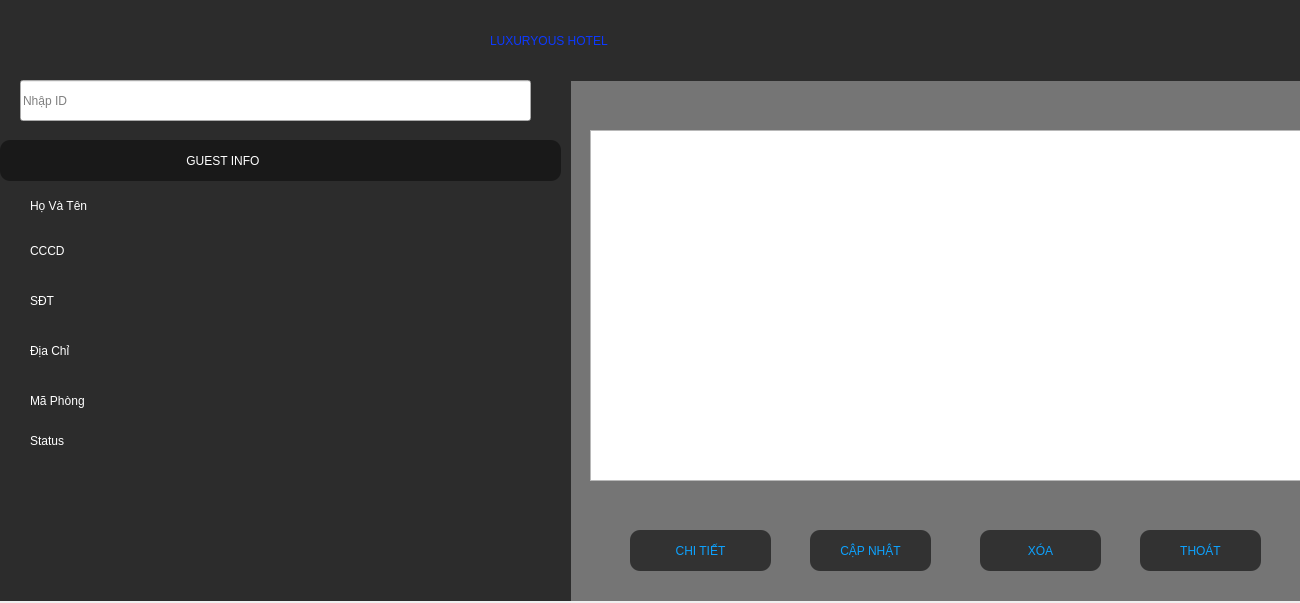
<?xml version="1.0" encoding="UTF-8"?>
<ui version="4.0">
 <class>listguest</class>
 <widget class="QDialog" name="listguest">
  <property name="geometry">
   <rect>
    <x>0</x>
    <y>0</y>
    <width>1300</width>
    <height>603</height>
   </rect>
  </property>
  <property name="minimumSize">
   <size>
    <width>1300</width>
    <height>603</height>
   </size>
  </property>
  <property name="maximumSize">
   <size>
    <width>1300</width>
    <height>603</height>
   </size>
  </property>
  <property name="windowTitle">
   <string>Dialog</string>
  </property>
  <property name="styleSheet">
   <string notr="true"/>
  </property>
  <widget class="QPushButton" name="remove">
   <property name="geometry">
    <rect>
     <x>980</x>
     <y>530</y>
     <width>121</width>
     <height>41</height>
    </rect>
   </property>
   <property name="styleSheet">
    <string notr="true">
QPushButton{
	background-color: rgb(50, 50, 50);
	color: rgb(12, 162, 255);
font: 900 10pt &quot;Segoe UI&quot;;
border-radius:10px;
}
QPushButton:hover{
	background-color: rgb(255, 255, 255);
	color: rgb(34, 34, 34);
font: 900 10pt &quot;Segoe UI&quot;;
border-radius:10px;
}
QPushButton:pressed{
   
	background-color: rgb(37, 95, 255);
}</string>
   </property>
   <property name="text">
    <string>XÓA</string>
   </property>
  </widget>
  <widget class="QPushButton" name="exit">
   <property name="geometry">
    <rect>
     <x>1140</x>
     <y>530</y>
     <width>121</width>
     <height>41</height>
    </rect>
   </property>
   <property name="styleSheet">
    <string notr="true">
QPushButton{
	background-color: rgb(50, 50, 50);
	color: rgb(12, 162, 255);
font: 900 10pt &quot;Segoe UI&quot;;
border-radius:10px;
}
QPushButton:hover{
	background-color: rgb(255, 255, 255);
	color: rgb(34, 34, 34);
font: 900 10pt &quot;Segoe UI&quot;;
border-radius:10px;
}
QPushButton:pressed{
   
	background-color: rgb(37, 95, 255);
}</string>
   </property>
   <property name="text">
    <string>THOÁT</string>
   </property>
  </widget>
  <widget class="QLabel" name="label_2">
   <property name="geometry">
    <rect>
     <x>490</x>
     <y>10</y>
     <width>361</width>
     <height>61</height>
    </rect>
   </property>
   <property name="styleSheet">
    <string notr="true">
font: 700 italic 28pt &quot;Roman&quot;;

color: rgb(12, 57, 255);</string>
   </property>
   <property name="text">
    <string>LUXURYOUS HOTEL</string>
   </property>
  </widget>
  <widget class="QPushButton" name="save">
   <property name="geometry">
    <rect>
     <x>490</x>
     <y>80</y>
     <width>41</width>
     <height>41</height>
    </rect>
   </property>
   <property name="styleSheet">
    <string notr="true">QPushButton{
border-image: url(:/New folder/search.png);
border-radius:10px;
}
QPushButton:hover{
	
	background-color: rgb(175, 175, 175);

}
QPushButton:pressed{
   
	background-color: rgb(37, 95, 255);
}
</string>
   </property>
   <property name="text">
    <string/>
   </property>
  </widget>
  <widget class="QPushButton" name="load">
   <property name="geometry">
    <rect>
     <x>630</x>
     <y>530</y>
     <width>141</width>
     <height>41</height>
    </rect>
   </property>
   <property name="styleSheet">
    <string notr="true">
QPushButton{
	background-color: rgb(50, 50, 50);
	color: rgb(12, 162, 255);
font: 900 10pt &quot;Segoe UI&quot;;
border-radius:10px;
}
QPushButton:hover{
	background-color: rgb(255, 255, 255);
	color: rgb(34, 34, 34);
font: 900 10pt &quot;Segoe UI&quot;;
border-radius:10px;
}
QPushButton:pressed{
   
	background-color: rgb(37, 95, 255);
}</string>
   </property>
   <property name="text">
    <string>CHI TIẾT</string>
   </property>
  </widget>
  <widget class="QTableView" name="tableView">
   <property name="geometry">
    <rect>
     <x>590</x>
     <y>130</y>
     <width>711</width>
     <height>351</height>
    </rect>
   </property>
   <property name="styleSheet">
    <string notr="true">font: 12pt &quot;Segoe UI&quot;;</string>
   </property>
  </widget>
  <widget class="QWidget" name="layoutWidget">
   <property name="geometry">
    <rect>
     <x>140</x>
     <y>180</y>
     <width>281</width>
     <height>301</height>
    </rect>
   </property>
   <layout class="QVBoxLayout" name="verticalLayout">
    <item>
     <widget class="QLineEdit" name="ename">
      <property name="styleSheet">
       <string notr="true">color: rgb(255, 255, 255);
background-color: qlineargradient(spread:pad, x1:0, y1:0.02, x2:1, y2:0.97, stop:1 rgba(0, 0, 0, 0));
font: 700 12pt &quot;Segoe UI&quot;;
border:none;</string>
      </property>
     </widget>
    </item>
    <item>
     <widget class="QLineEdit" name="eccd">
      <property name="styleSheet">
       <string notr="true">color: rgb(255, 255, 255);
background-color: qlineargradient(spread:pad, x1:0, y1:0.02, x2:1, y2:0.97, stop:1 rgba(0, 0, 0, 0));
font: 700 12pt &quot;Segoe UI&quot;;
border:none;</string>
      </property>
     </widget>
    </item>
    <item>
     <widget class="QLineEdit" name="ephone">
      <property name="styleSheet">
       <string notr="true">color: rgb(255, 255, 255);
background-color: qlineargradient(spread:pad, x1:0, y1:0.02, x2:1, y2:0.97, stop:1 rgba(0, 0, 0, 0));
font: 700 12pt &quot;Segoe UI&quot;;
border:none;</string>
      </property>
     </widget>
    </item>
    <item>
     <widget class="QLineEdit" name="eaddress">
      <property name="styleSheet">
       <string notr="true">color: rgb(255, 255, 255);
background-color: qlineargradient(spread:pad, x1:0, y1:0.02, x2:1, y2:0.97, stop:1 rgba(0, 0, 0, 0));
font: 700 12pt &quot;Segoe UI&quot;;
border:none;</string>
      </property>
     </widget>
    </item>
    <item>
     <widget class="QLineEdit" name="eroom">
      <property name="styleSheet">
       <string notr="true">color: rgb(255, 255, 255);
background-color: qlineargradient(spread:pad, x1:0, y1:0.02, x2:1, y2:0.97, stop:1 rgba(0, 0, 0, 0));
font: 700 12pt &quot;Segoe UI&quot;;
border:none;</string>
      </property>
     </widget>
    </item>
    <item>
     <widget class="QLineEdit" name="esta">
      <property name="styleSheet">
       <string notr="true">color: rgb(255, 255, 255);
background-color: qlineargradient(spread:pad, x1:0, y1:0.02, x2:1, y2:0.97, stop:1 rgba(0, 0, 0, 0));
font: 700 12pt &quot;Segoe UI&quot;;
border:none;</string>
      </property>
     </widget>
    </item>
   </layout>
  </widget>
  <widget class="QLineEdit" name="index">
   <property name="geometry">
    <rect>
     <x>20</x>
     <y>80</y>
     <width>511</width>
     <height>41</height>
    </rect>
   </property>
   <property name="styleSheet">
    <string notr="true">font: 12pt &quot;Segoe UI&quot;;</string>
   </property>
   <property name="placeholderText">
    <string>Nhập ID </string>
   </property>
  </widget>
  <widget class="QLabel" name="label_3">
   <property name="geometry">
    <rect>
     <x>30</x>
     <y>190</y>
     <width>101</width>
     <height>31</height>
    </rect>
   </property>
   <property name="styleSheet">
    <string notr="true">color: rgb(255, 255, 255);
font: 700 12pt &quot;Segoe UI&quot;;</string>
   </property>
   <property name="text">
    <string>Họ Và Tên</string>
   </property>
  </widget>
  <widget class="QLabel" name="label_4">
   <property name="geometry">
    <rect>
     <x>30</x>
     <y>240</y>
     <width>63</width>
     <height>22</height>
    </rect>
   </property>
   <property name="styleSheet">
    <string notr="true">color: rgb(255, 255, 255);
font: 700 12pt &quot;Segoe UI&quot;;</string>
   </property>
   <property name="text">
    <string>CCCD</string>
   </property>
  </widget>
  <widget class="QLabel" name="label_5">
   <property name="geometry">
    <rect>
     <x>30</x>
     <y>290</y>
     <width>63</width>
     <height>22</height>
    </rect>
   </property>
   <property name="styleSheet">
    <string notr="true">color: rgb(255, 255, 255);
font: 700 12pt &quot;Segoe UI&quot;;</string>
   </property>
   <property name="text">
    <string>SĐT</string>
   </property>
  </widget>
  <widget class="QLabel" name="label_6">
   <property name="geometry">
    <rect>
     <x>30</x>
     <y>340</y>
     <width>81</width>
     <height>22</height>
    </rect>
   </property>
   <property name="styleSheet">
    <string notr="true">color: rgb(255, 255, 255);
font: 700 12pt &quot;Segoe UI&quot;;</string>
   </property>
   <property name="text">
    <string>Địa Chỉ</string>
   </property>
  </widget>
  <widget class="QLabel" name="label_7">
   <property name="geometry">
    <rect>
     <x>30</x>
     <y>390</y>
     <width>101</width>
     <height>22</height>
    </rect>
   </property>
   <property name="styleSheet">
    <string notr="true">color: rgb(255, 255, 255);
font: 700 12pt &quot;Segoe UI&quot;;</string>
   </property>
   <property name="text">
    <string>Mã Phòng</string>
   </property>
  </widget>
  <widget class="QLabel" name="label_8">
   <property name="geometry">
    <rect>
     <x>30</x>
     <y>430</y>
     <width>63</width>
     <height>22</height>
    </rect>
   </property>
   <property name="styleSheet">
    <string notr="true">color: rgb(255, 255, 255);
font: 700 12pt &quot;Segoe UI&quot;;</string>
   </property>
   <property name="text">
    <string>Status</string>
   </property>
  </widget>
  <widget class="QPushButton" name="update">
   <property name="geometry">
    <rect>
     <x>810</x>
     <y>530</y>
     <width>121</width>
     <height>41</height>
    </rect>
   </property>
   <property name="styleSheet">
    <string notr="true">
QPushButton{
	background-color: rgb(50, 50, 50);
	color: rgb(12, 162, 255);
font: 900 10pt &quot;Segoe UI&quot;;
border-radius:10px;
}
QPushButton:hover{
	background-color: rgb(255, 255, 255);
	color: rgb(34, 34, 34);
font: 900 10pt &quot;Segoe UI&quot;;
border-radius:10px;
}
QPushButton:pressed{
   
	background-color: rgb(37, 95, 255);
}</string>
   </property>
   <property name="text">
    <string>CẬP NHẬT</string>
   </property>
  </widget>
  <widget class="QLabel" name="label_9">
   <property name="geometry">
    <rect>
     <x>0</x>
     <y>140</y>
     <width>581</width>
     <height>371</height>
    </rect>
   </property>
   <property name="styleSheet">
    <string notr="true">border-image: url(:/New folder/empcardbg.png);</string>
   </property>
   <property name="text">
    <string/>
   </property>
  </widget>
  <widget class="QLabel" name="label_10">
   <property name="geometry">
    <rect>
     <x>0</x>
     <y>140</y>
     <width>561</width>
     <height>41</height>
    </rect>
   </property>
   <property name="styleSheet">
    <string notr="true">background-color: qlineargradient(spread:pad, x1:0, y1:0.02, x2:1, y2:0.97, stop:1 rgba(0, 0, 0, 109));
color: rgb(255, 255, 255);
border-radius:10px;</string>
   </property>
   <property name="text">
    <string>                                                        GUEST INFO</string>
   </property>
  </widget>
  <widget class="QLabel" name="label">
   <property name="geometry">
    <rect>
     <x>0</x>
     <y>70</y>
     <width>571</width>
     <height>531</height>
    </rect>
   </property>
   <property name="styleSheet">
    <string notr="true">background-color: rgb(44, 44, 44);</string>
   </property>
   <property name="text">
    <string/>
   </property>
  </widget>
  <widget class="QLabel" name="label_11">
   <property name="geometry">
    <rect>
     <x>0</x>
     <y>0</y>
     <width>1301</width>
     <height>81</height>
    </rect>
   </property>
   <property name="styleSheet">
    <string notr="true">background-color: rgb(44, 44, 44);</string>
   </property>
   <property name="text">
    <string/>
   </property>
  </widget>
  <widget class="QLabel" name="label_12">
   <property name="geometry">
    <rect>
     <x>570</x>
     <y>80</y>
     <width>751</width>
     <height>521</height>
    </rect>
   </property>
   <property name="styleSheet">
    <string notr="true">background-color: rgb(117, 117, 117);</string>
   </property>
   <property name="text">
    <string/>
   </property>
  </widget>
  <zorder>label_12</zorder>
  <zorder>label_11</zorder>
  <zorder>label</zorder>
  <zorder>label_9</zorder>
  <zorder>index</zorder>
  <zorder>remove</zorder>
  <zorder>exit</zorder>
  <zorder>label_2</zorder>
  <zorder>save</zorder>
  <zorder>load</zorder>
  <zorder>tableView</zorder>
  <zorder>layoutWidget</zorder>
  <zorder>label_3</zorder>
  <zorder>label_4</zorder>
  <zorder>label_5</zorder>
  <zorder>label_6</zorder>
  <zorder>label_7</zorder>
  <zorder>label_8</zorder>
  <zorder>update</zorder>
  <zorder>label_10</zorder>
 </widget>
 <resources/>
 <connections/>
</ui>
